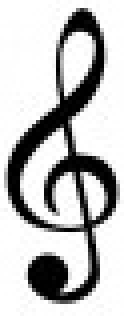
%> input picture Images_Training/Gklave.jpg, 31 x 79 px (shown 4 times larger)
$ octave --eval "result = StaffLines(imread('Images_Training/Gklave.jpg'));"   (GNU Octave 9; MATLAB toolbox functions it lacks are replaced by stand-ins)
%> lines starting %> are read from the running program, lines starting %| are printed output that depends on the picture; in (x1, y1, x2, y2) boxes, pixels count from 0 and x2, y2 are one past the last pixel; in counts of white or black regions, pixels touching at a corner belong together; the program's own positions count from 1
### getBinImg.m
function binIm = getBinImg(img, inverted)
%> called with inverted = 1
% getBinImg(img, inverted)
% This function take an rgbimage and convert it to grayscale binaryimage
%
%   img (the image you want to make bin)
%   inverted (if you want the image to be inverted or not. 1 or 0)

%Even the contrast of image
I = imgaussfilt(img,3);
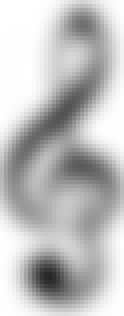
%> I: size 79x31 uint8 (shown 4 times larger); min 39, max 255, mean 192

%Find threshold value
threshold = graythresh(I) * 1;
%> threshold = 0.741

%Use thresholdvalue as a comparesent in image
if(inverted)
    binIm = img < threshold;
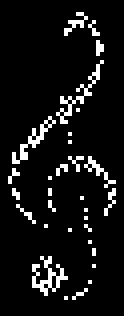
%> binIm: size 79x31 logical (shown 4 times larger); 7.8% white in thin lines or dots, all inside (x1, y1, x2, y2) = (2, 3, 29, 75)
else
    binIm = img > threshold;
end

### StaffLines.m
function outImg = StaffLines(Im)
%% By using morphological operations the staff lines are deleted.
%level = graythresh(rgb2gray(Im));
%BW = im2bw(rgb2gray(Im),level);
%BW = imcomplement(BW);

Img = rgb2gray(Im);
BW = getBinImg(Img, 1);
%BW = edge(getBinImg(Img, 1), 'canny');
%imshow(BW)


notes = imopen(imcomplement(Img), strel('disk',2));
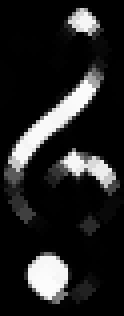
%> notes: size 79x31 uint8 (shown 4 times larger); min 0, max 252, mean 35.6
lines = imopen(imcomplement(Img), ones(3,1));
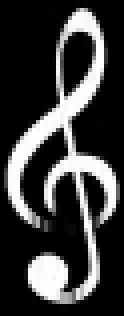
%> lines: size 79x31 uint8 (shown 4 times larger); min 0, max 255, mean 60.9
linesBW = imopen(BW, ones(3,1));
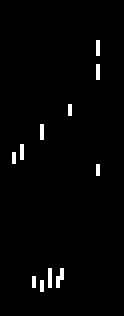
%> linesBW: size 79x31 logical (shown 4 times larger); 1.7% white in thin lines or dots, all inside (x1, y1, x2, y2) = (3, 10, 25, 73)
%> `result = StaffLines(imread('Images_Training/Gklave.jpg'));`:
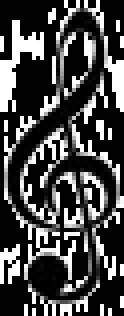
%> result: size 79x31x3 uint8 (shown 4 times larger); min 0, max 254, mean 72.9

% [4 lines of commented-out code are left out]

finished = lines;
finished(finished < 0.3) = 0;

% [4 lines of commented-out code are left out]

Tfinished = [finished, finished, finished];
Im(Tfinished < 0.1) = 1;

%figure
%imshow(Im);

outImg = Im;

%outImg = 1;

%%
% [14 lines of commented-out code are left out]


end

$ run again, on Images_Training/notes.jpg
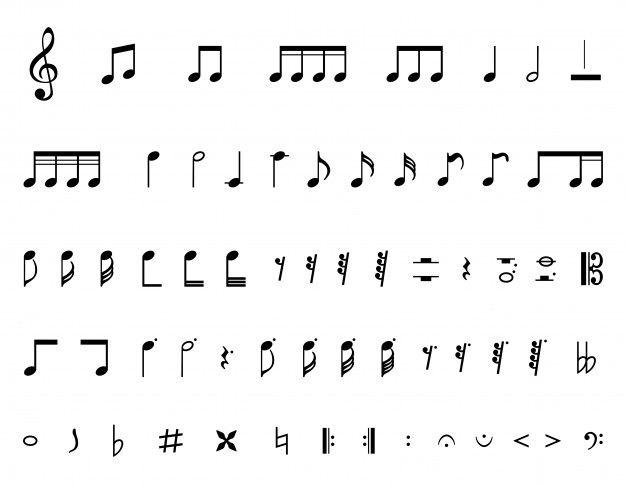
%> input picture Images_Training/notes.jpg, 626 x 484 px
%> threshold = 0.8
%> in getBinImg, `binIm = img < threshold;`:
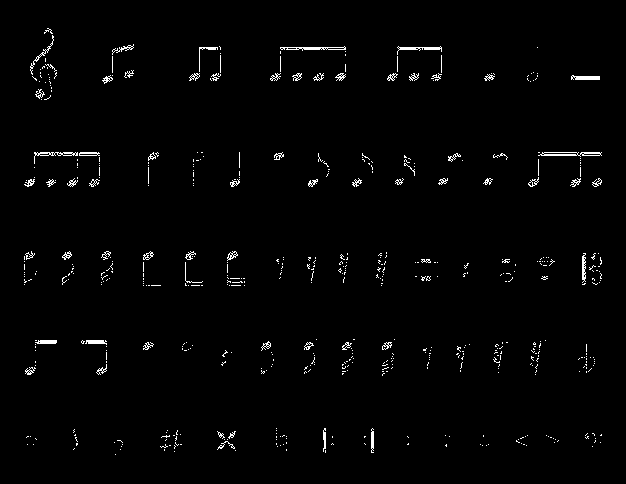
%> binIm: size 484x626 logical; 1.5% white in thin lines or dots, all inside (x1, y1, x2, y2) = (24, 28, 602, 455)
%> linesBW: size 484x626 logical; 0.54% white in thin lines or dots, all inside (x1, y1, x2, y2) = (24, 35, 602, 453)
%> in StaffLines, `Im(Tfinished < 0.1) = 1;`:
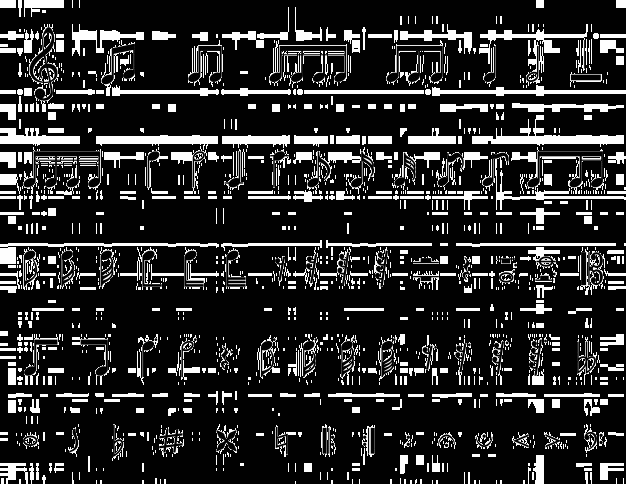
%> Im: size 484x626x3 uint8; min 0, max 254, mean 43.6

$ run again, on Images_Training/notesRow.jpg
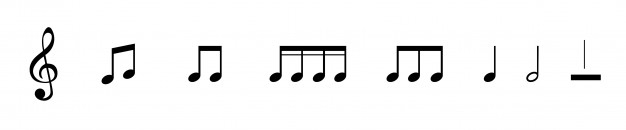
%> input picture Images_Training/notesRow.jpg, 626 x 130 px
%> threshold = 0.784
%> in getBinImg, `binIm = img < threshold;`:
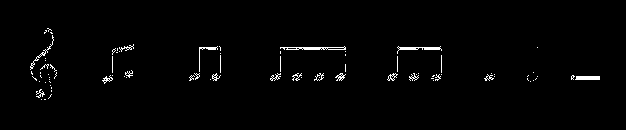
%> binIm: size 130x626 logical; 1.5% white in thin lines or dots, all inside (x1, y1, x2, y2) = (30, 28, 600, 100)
%> linesBW: size 130x626 logical; 0.69% white; 61 white regions (55 under 20 px), largest, box (x1, y1, x2, y2) and area: (576, 76, 600, 80) 96, (304, 47, 320, 50) 48, (400, 47, 416, 50) 48, (424, 47, 440, 50) 48, (199, 47, 200, 72) 25, (208, 47, 216, 50) 24
%> in StaffLines, `Im(Tfinished < 0.1) = 1;`:
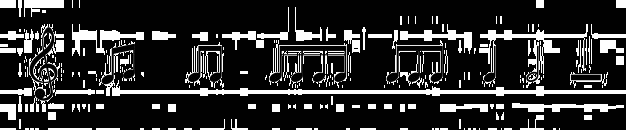
%> Im: size 130x626x3 uint8; min 0, max 254, mean 47.3
